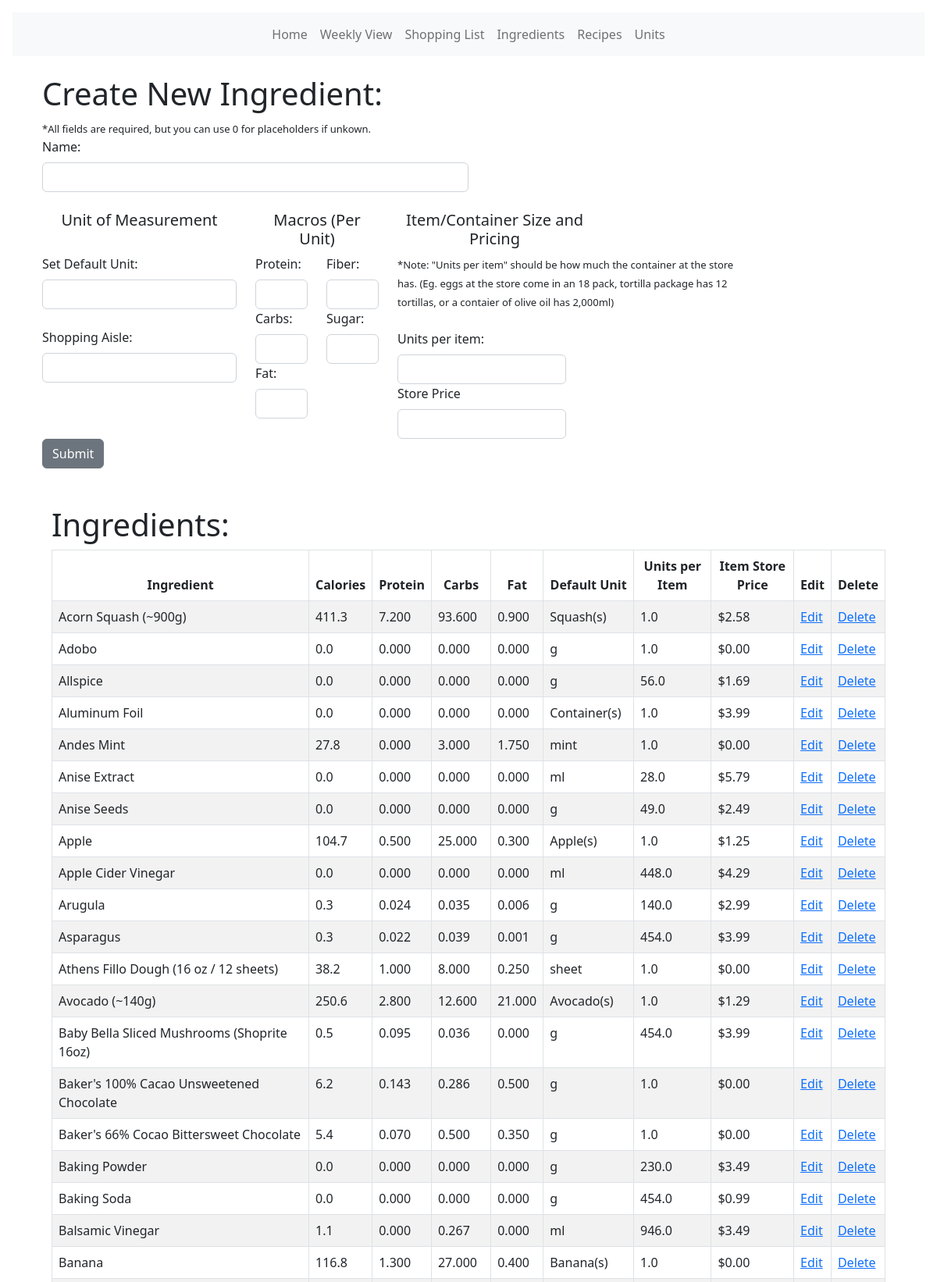
The page /ingredients/ingredients (upper part) on the database its author committed.
### models.py (models this page shows, shortened)
class Ingredient(db.Model):
    __tablename__ = "ingredient"
    id = db.Column(db.Integer, primary_key=True)
    name = db.Column(db.String(120), nullable=False)
    icalories = db.Column(db.Float)
    protein = db.Column(db.Float)
    carbs = db.Column(db.Float)
    fat = db.Column(db.Float)
    fiber = db.Column(db.Float)
    sugar = db.Column(db.Float)
    item_unit_size = db.Column(db.Float)  # How many units of item at store
    item_price = db.Column(db.Float)  # Price for full item at store
    u_price = db.Column(db.Float)
    aisle_id = db.Column(db.Integer, db.ForeignKey("aisle.id"))
    ingredients = db.relationship("RecipeIngredient", backref="ingredient")
    def default_ingredient_unit(self):
        try:
            x = UnitIngredient.query.filter_by(iid=self.id).first()
            return x.unit.name
        except:
            return "Unknown"

class Unit(db.Model):
    id = db.Column(db.Integer, primary_key=True)
    oid = db.Column(db.Integer, autoincrement=True)
    name = db.Column(db.String(30))
    ingredients = db.relationship("UnitIngredient", backref="unit")

### main.py (the view, shortened to what this page needs)
@app.route("/ingredients/ingredients", methods=["GET", "POST"])
def ingredient_page():
    ingredient_list = Ingredient.query.order_by(func.lower(Ingredient.name))
    x = db.session.query(Unit.name).order_by(Unit.oid)
    x = [i[0] for i in x]
    form = CreateIngredient()
    form.unit.choices = [("")] + [(y) for y in x]
    a = db.session.query(Aisle.name).order_by(Aisle.id)
    a = [i[0] for i in a]
    form.aisle.choices = [("")] + [(b) for b in a]
    return render_template(
        "/ingredients/ingredients.html",
        x=x,
        a=a,
        form=form,
        ingredient_list=ingredient_list,
    )

### forms.py
class CreateIngredient(FlaskForm):
    name = StringField("Name:", validators=[validators.InputRequired()])
    unit = SelectField(
        "Set Default Unit:",
        validators=[validators.InputRequired()],
        validate_choice=False,
    )
    protein = DecimalField("Protein:", validators=[validators.InputRequired()])
    carbs = DecimalField("Carbs:", validators=[validators.InputRequired()])
    fat = DecimalField("Fat:", validators=[validators.InputRequired()])
    fiber = DecimalField("Fiber:", validators=[validators.InputRequired()])
    sugar = DecimalField("Sugar:", validators=[validators.InputRequired()])
    item_unit_size = DecimalField(
        "Units per item:", validators=[validators.InputRequired()]
    )
    item_price = DecimalField("Store Price", validators=[validators.InputRequired()])
    aisle = SelectField(
        "Shopping Aisle:",
        validators=[validators.InputRequired()],
        validate_choice=False,
    )
    submit = SubmitField("Submit")

### templates/ingredients/ingredients.html (shortened to what this page needs)
<!DOCTYPE html>
<html lang="en">
<head>
  <link rel="stylesheet" type="text/css" href="https://cdn.datatables.net/1.10.25/css/dataTables.bootstrap5.css">
  <link href="{{ url_for('static', filename='css/select2.css') }}" rel="stylesheet" />
  {% extends 'base.html' %} {% block content %}
</head>
<body>
  <br />
  <div class="container">
    <h1>Create New Ingredient:</h1>
    <font size="-1">*All fields are required, but you can use 0 for placeholders if unkown.</font>
    <form method="POST">
      <div class="row">
        <div class="col">
          {{ form.hidden_tag() }} {{ form.name.label(class="form-label") }}{{
          form.name(class="form-control w-50") }}
          <br>
        </div>
        <div class="row">
          <div class="col-3">
            <h5>Unit of Measurement</h5>
          </div>
          <div class="col-2">
            <h5>Macros (Per Unit)</h5>
          </div>
          <div class="col-3">
            <h5>Item/Container Size and Pricing</h5>
          </div>
        </div>
        <div class="row">
          <div class="col-3">
            {{ form.unit.label(class="form-label") }}
            {{ form.unit(class="form-control") }}
            <br>
            {{ form.aisle.label(class="form-label") }}
            <br>
            {{ form.aisle(class="form-control") }}
          </div>
          <div class="col-1">
            {{ form.protein.label(class="form-label") }}
            {{ form.protein(class="form-control w-100") }}
            {{ form.carbs.label(class="form-label") }}
            {{ form.carbs(class="form-control w-100") }}
            {{ form.fat.label(class="form-label") }}
            {{ form.fat(class="form-control w-100") }}
          </div>
          <div class="col-1">
            {{ form.fiber.label(class="form-label") }}
            {{ form.fiber(class="form-control w-100") }}
            {{ form.sugar.label(class="form-label") }}
            {{ form.sugar(class="form-control w-100") }}
          </div>
          <div class="col-5">
            <font size="-1">*Note: "Units per item" should be how much the container at the store has. (Eg. eggs at the
              store come in an 18 pack, tortilla package has 12 tortillas, or a contaier of olive oil has 2,000ml)
            </font>
            <br>
            <br>
            {{ form.item_unit_size.label(class="form-label") }}
            {{ form.item_unit_size(class="form-control w-50") }}
            {{ form.item_price.label(class="form-label") }}
            {{ form.item_price(class="form-control w-50") }}
          </div>
        </div>
        <div class="row">
          <div class="col">
            {{ form.submit(class="btn btn-secondary") }}
          </div>
        </div>
    </form>
  </div>
  <div class="container">
    <br />
    <br />
    <h1>Ingredients:</h1>
    <table id="data" class="table table-hover table-bordered table-striped">
      <thead>
        <tr>
          <th>Ingredient</th>
          <th>Calories</th>
          <th>Protein</th>
          <th>Carbs</th>
          <th>Fat</th>
          <th>Default Unit</th>
          <th>Units per Item</th>
          <th>Item Store Price</th>
          <th>Edit</th>
          <th>Delete</th>
        </tr>
      </thead>
      <tbody>
        {% for ingredient_table in ingredient_list %}
        <tr>
          <td>{{ingredient_table.name}}</td>
          <td>{{'%0.01f'|format(ingredient_table.icalories|float)}}</td>
          <td>{{'%0.03f'|format(ingredient_table.protein|float)}}</td>
          <td>{{'%0.03f'|format(ingredient_table.carbs|float)}}</td>
          <td>{{'%0.03f'|format(ingredient_table.fat|float)}}</td>
          <td>{{ingredient_table.default_ingredient_unit()}}</td>
          <td>{{ ingredient_table.item_unit_size }}</td>
          <td>{{'$%0.02f'|format(ingredient_table.item_price|float)}}</td>
          <td>
            <a href="{{url_for('ingredient_edit', id=ingredient_table.id)}}">Edit</a>
          </td>
          <td><a href="{{url_for('delete_ingredient_confirmation', id=ingredient_table.id)}}">Delete</a></td>
        </tr>
        {% endfor %}
      </tbody>
    </table>
  </div>
</body>
{% endblock %}

### templates/ingredients/ingredients.html (style rules this page uses)
h5 { text-align: center; }
thead { text-align: center; }

### rows shown on the page
Ingredient: name "Acorn Squash (~900g)", icalories "411.3", protein "7.200", carbs "93.600", fat "0.900", default_ingredient_unit "Squash(s)", item_unit_size "1.0", item_price "$2.58"
Ingredient: name "Adobo", icalories "0.0", protein "0.000", carbs "0.000", fat "0.000", default_ingredient_unit "g", item_unit_size "1.0", item_price "$0.00"
Ingredient: name "Allspice", icalories "0.0", protein "0.000", carbs "0.000", fat "0.000", default_ingredient_unit "g", item_unit_size "56.0", item_price "$1.69"
Ingredient: name "Aluminum Foil", icalories "0.0", protein "0.000", carbs "0.000", fat "0.000", default_ingredient_unit "Container(s)", item_unit_size "1.0", item_price "$3.99"
Ingredient: name "Andes Mint", icalories "27.8", protein "0.000", carbs "3.000", fat "1.750", default_ingredient_unit "mint", item_unit_size "1.0", item_price "$0.00"
Ingredient: name "Anise Extract", icalories "0.0", protein "0.000", carbs "0.000", fat "0.000", default_ingredient_unit "ml", item_unit_size "28.0", item_price "$5.79"
Ingredient: name "Anise Seeds", icalories "0.0", protein "0.000", carbs "0.000", fat "0.000", default_ingredient_unit "g", item_unit_size "49.0", item_price "$2.49"
Ingredient: name "Apple", icalories "104.7", protein "0.500", carbs "25.000", fat "0.300", default_ingredient_unit "Apple(s)", item_unit_size "1.0", item_price "$1.25"
Ingredient: name "Apple Cider Vinegar", icalories "0.0", protein "0.000", carbs "0.000", fat "0.000", default_ingredient_unit "ml", item_unit_size "448.0", item_price "$4.29"
Ingredient: name "Arugula", icalories "0.3", protein "0.024", carbs "0.035", fat "0.006", default_ingredient_unit "g", item_unit_size "140.0", item_price "$2.99"
Ingredient: name "Asparagus", icalories "0.3", protein "0.022", carbs "0.039", fat "0.001", default_ingredient_unit "g", item_unit_size "454.0", item_price "$3.99"
Ingredient: name "Athens Fillo Dough (16 oz / 12 sheets)", icalories "38.2", protein "1.000", carbs "8.000", fat "0.250", default_ingredient_unit "sheet", item_unit_size "1.0", item_price "$0.00"
Ingredient: name "Avocado (~140g)", icalories "250.6", protein "2.800", carbs "12.600", fat "21.000", default_ingredient_unit "Avocado(s)", item_unit_size "1.0", item_price "$1.29"
Ingredient: name "Baby Bella Sliced Mushrooms (Shoprite 16oz)", icalories "0.5", protein "0.095", carbs "0.036", fat "0.000", default_ingredient_unit "g", item_unit_size "454.0", item_price "$3.99"
Ingredient: name "Baker's 100% Cacao Unsweetened Chocolate", icalories "6.2", protein "0.143", carbs "0.286", fat "0.500", default_ingredient_unit "g", item_unit_size "1.0", item_price "$0.00"
Ingredient: name "Baker's 66% Cocao Bittersweet Chocolate", icalories "5.4", protein "0.070", carbs "0.500", fat "0.350", default_ingredient_unit "g", item_unit_size "1.0", item_price "$0.00"
Ingredient: name "Baking Powder", icalories "0.0", protein "0.000", carbs "0.000", fat "0.000", default_ingredient_unit "g", item_unit_size "230.0", item_price "$3.49"
Ingredient: name "Baking Soda", icalories "0.0", protein "0.000", carbs "0.000", fat "0.000", default_ingredient_unit "g", item_unit_size "454.0", item_price "$0.99"
Ingredient: name "Balsamic Vinegar", icalories "1.1", protein "0.000", carbs "0.267", fat "0.000", default_ingredient_unit "ml", item_unit_size "946.0", item_price "$3.49"
Ingredient: name "Banana", icalories "116.8", protein "1.300", carbs "27.000", fat "0.400", default_ingredient_unit "Banana(s)", item_unit_size "1.0", item_price "$0.00"
